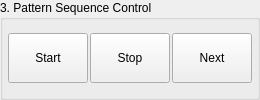
                       <widget class="QGroupBox" name="groupBox_2">
                        <property name="minimumSize">
                         <size>
                          <width>0</width>
                          <height>0</height>
                         </size>
                        </property>
                        <property name="title">
                         <string>3. Pattern Sequence Control</string>
                        </property>
                        <layout class="QHBoxLayout" name="horizontalLayout_10">
                         <property name="spacing">
                          <number>2</number>
                         </property>
                         <property name="leftMargin">
                          <number>5</number>
                         </property>
                         <property name="topMargin">
                          <number>5</number>
                         </property>
                         <property name="rightMargin">
                          <number>5</number>
                         </property>
                         <property name="bottomMargin">
                          <number>5</number>
                         </property>
                         <item>
                          <widget class="QPushButton" name="startSeqBut">
                           <property name="minimumSize">
                            <size>
                             <width>0</width>
                             <height>50</height>
                            </size>
                           </property>
                           <property name="text">
                            <string>Start</string>
                           </property>
                          </widget>
                         </item>
                         <item>
                          <widget class="QPushButton" name="stopSeqBut">
                           <property name="minimumSize">
                            <size>
                             <width>0</width>
                             <height>50</height>
                            </size>
                           </property>
                           <property name="text">
                            <string>Stop</string>
                           </property>
                          </widget>
                         </item>
                         <item>
                          <widget class="QPushButton" name="nextSeqBut">
                           <property name="minimumSize">
                            <size>
                             <width>0</width>
                             <height>50</height>
                            </size>
                           </property>
                           <property name="text">
                            <string>Next</string>
                           </property>
                          </widget>
                         </item>
                        </layout>
                       </widget>
